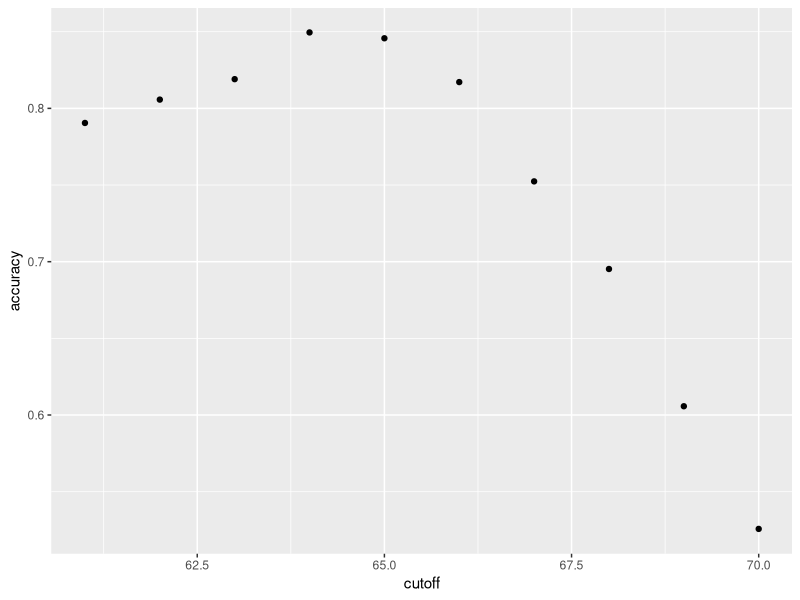
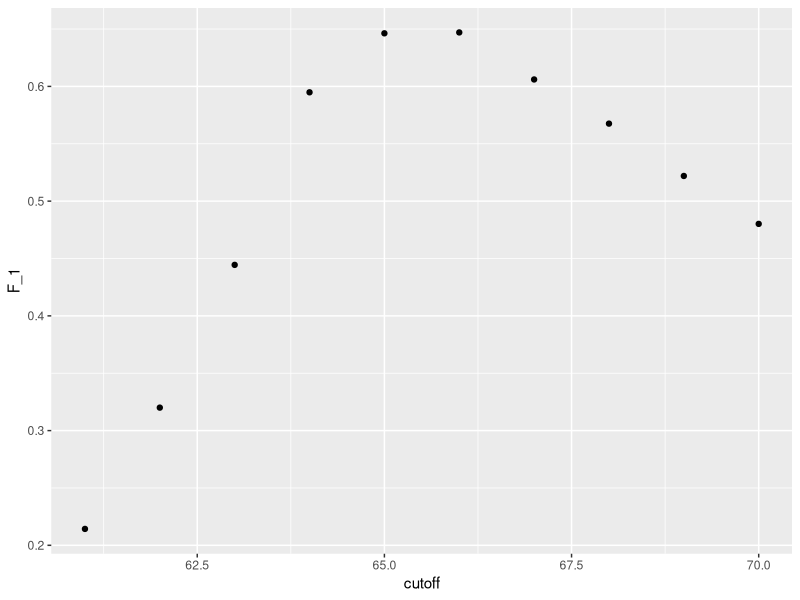
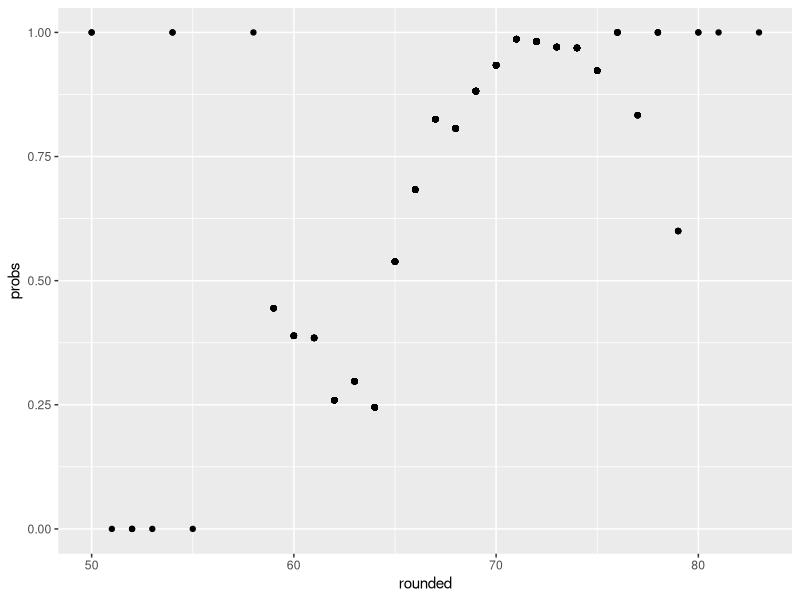
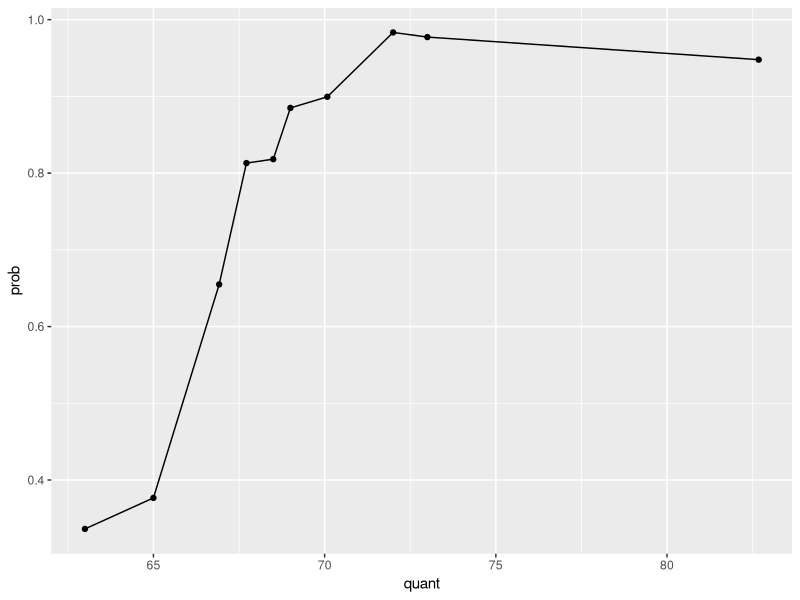
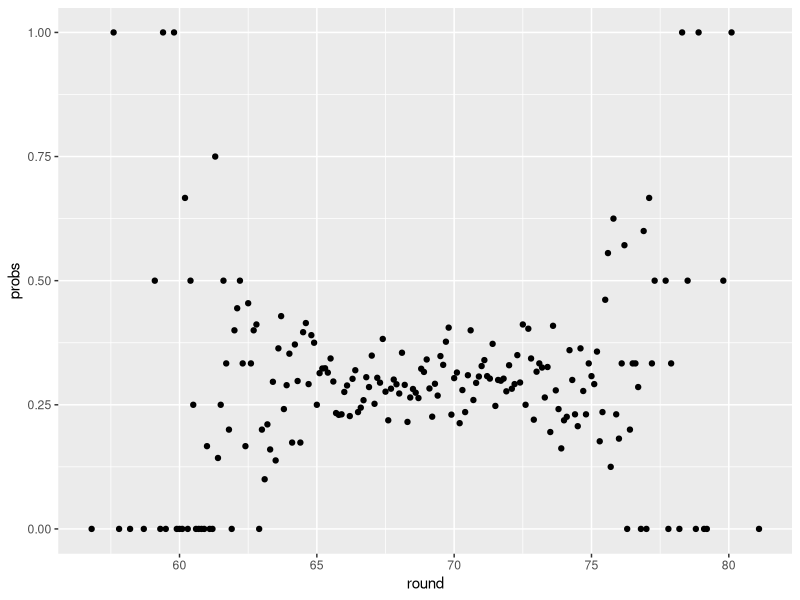

Source code (R) for these figures, in order:
# From ch. 27 of Intro to Data Science
# 
# 1. General goal: predict outcome Y from features X
# 
# 1. 
# Approach differs for categorical or continousos outcomes
# 
# 2. 
# Categorical classification: Y is one of K classes (often indsexed)
# 
# 3. 
# Predicitons either right or wrong
# 4. 
# Decision rule generates classification
# 5. 
# Continuous (prediciton): Function generates predicition of y-hat
# 
# 1. 
# Error is y-hat - y
# 2. 
# Exact outcome not likely
# 2. 
# Train model on observed values, then apply to new ones'

# 
#Predict sex from height
library(tidyverse)
library(dslabs)
library(caret)
library(e1071)
data(heights)

y = heights$sex
x = heights$height

#First, partition data to create training set. This samples indices of half the data once.
#
set.seed(2007)
test_index <- createDataPartition(y, times = 1, p = .5, list = F)

test_set <- heights[test_index, ]
train_set <- heights[-test_index, ]

#Overall accuracy simply measures correct predictions
#
#guessing does not work werll
y_hat <- factor(sample(c("Male", "Female"), length(test_index), replace = T))


mean(y_hat == test_set$sex)

#Male height is taller on average, so try:

y_hat = if_else(x > mean(heights$height[heights$sex == "Male"]) -
                  2 * sd(heights$height[heights$sex == "Male"]),
                "Male", "Female") %>% factor()

#This is a lot more accurate
mean(y == y_hat)

#We should experiment with different cutoff heights and pick the best

cutoff <- seq(61, 70)
accuracy <- map_dbl(cutoff, function(x){
  y_hat <- ifelse(train_set$height > x, "Male", "Female") %>% 
    factor(levels = levels(test_set$sex))
  mean(y_hat == train_set$sex)
})
qplot(cutoff, accuracy)

# So 64 is the best cutoff
max(accuracy)
best = cutoff[which.max(accuracy)]

# Testing on test set confiems the result
y_hat <- ifelse(test_set$height > best, "Male", "Female") %>% 
  factor(levels = levels(test_set$sex))
y_hat <- factor(y_hat)
mean(y_hat == test_set$sex)

# Why is the prediciton so accurate, since 64 inches is the Female mean?
# Construct a confusion matrix comparing predicitons for groups of x
# 
# This SHOULD show we're predicitng too many femalse as Males because 
# Males are much more prevalent in the dataset, but I'm using the wrong one
# 
# Biases in training data result in biased algorithms
table(predicted = y_hat, actual = test_set$sex)

test_set %>% 
  mutate(y_hat = y_hat) %>%
  group_by(sex) %>% 
  summarize(accuracy = mean(y_hat == sex))

# SENSITIVITY vs. SPECIFICITY
# #Sensinitivyt: predict positive as positive, or true positives/false enagtives
# Specificty: predict negative as negative. or true negative/false postiives
# Non-prevalent groups have little impact on overall sensitivity
#confusionMatrix fun computes these metrics for you, with first level as postive
cm <- confusionMatrix(data = y_hat, reference = test_set$sex)

#F-score condenses these metrics to 1 number
#DOuble the product of specificyt asn sensitivty over their sum
#If sensitiviety is more important than specificity or vice veras, we
##can add a beta weight to represent sensitivty's relative importance
##
##F_meas computes F1, wtih beta 1 by default
##
##

cutoff <- seq(61, 70)
F_1 <- map_dbl(cutoff, function(x){
  y_hat <- ifelse(train_set$height > x, "Male", "Female") %>% 
    factor(levels = levels(test_set$sex))
  F_meas(data = y_hat, reference = factor(train_set$sex))
})

#Now 66 is the best cutoff
qplot(cutoff, F_1)

#Sensitivity and specificty are much more balanced
y_hat <- ifelse(test_set$height > best, "Male", "Female") %>% 
  factor(levels = levels(test_set$sex))
sensitivity(data = y_hat, reference = test_set$sex)

specificity(data = y_hat, reference = test_set$sex)

#
##By Baeys' theorem, highly sensitive tests generate many false positives if prevalence is low

#The Receiver Operating Characteristic (ROC) plot plots sensitivity vs false postivies
#
#This code produces one manually comparing guessing against the 66 cutoff
# pROC and plotROC are the packages to use
probs <- seq(0, 1, length.out = 10)
guessing <- map_df(probs, function(p){
  y_hat <- 
    sample(c("Male", "Female"), length(y_hat), replace = TRUE, prob=c(p, 1-p)) %>% 
    factor(levels = c("Female", "Male"))
  list(method = "Guessing",
       FPR = 1 - specificity(y_hat, test_set$sex),
       TPR = sensitivity(y_hat, test_set$sex))
})

#Precision-recall plots plot specificty against sensitivity and are useful
# if stratified by group
# Here are practice height stats
 library(lubridate)
data(reported_heights)
dat <- mutate(reported_heights, date_time = ymd_hms(time_stamp)) %>%
  filter(date_time >= make_date(2016, 01, 25) & 
           date_time < make_date(2016, 02, 1)) %>%
  mutate(type = ifelse(day(date_time) == 25 & hour(date_time) == 8 & 
                         between(minute(date_time), 15, 30),
                       "inclass", "online")) %>% select(sex, type)
x <- dat$type
y <- factor(dat$sex, c("Female", "Male"))

dat %>% group_by(type) %>% 
  summarize(male = mean(sex=="Male"), female = mean(sex == "Female"))

#This algorithm is highly specific but not sensitive becuase females aren't prevalent in the dataset.

test_index <- createDataPartition(y, times = 1, p = .5, list = F)
train_set = dat[test_index,]
test_set = dat[-test_index,]
tapply(train_set$type == "inclass", train_set$sex, mean)
y_hat = factor(if_else(train_set$type =="inclass", "Female", "Male"))
confusionMatrix(data = y_hat, reference = factor(test_set$s))


#CONDITIONAL EXPECTATIONS
#Often, correctly predicting eveyry outcome is impossible, because the same predictor values can be associatied with different outcomes in the data.
#Any function will of course always return the same y for the same x
#
#Howver, we can assume equal observations have a *consistent porbablity* of genreating different outcomes
##Refer to notes
##
##
##Plot conditional probability of being male

rounded <- round(heights$height)
probs <- sapply(rounded, function(x){
  sub <- subset(heights, round(height) == x )
  prob <- mean(sub$sex == "Male")
  prob
})
dat2 <- data.frame(rounded, probs)
dat2 %>%  ggplot(aes(x = rounded, y = probs)) +
  geom_point()

#Now with 10 quantiles for smoothness
quants <- quantile(heights$height, seq(0, 1, 0.1))

probs <- sapply(1:10, function(x){
  sub <- subset(heights, between(heights$height, quants[x], quants[x+1]) )
  prob <- mean(sub$sex == "Male")
  prob
})

dat3 <- data.frame(quant = quants[-1], prob = probs)
dat3 %>%  ggplot(aes(x = quant, y = prob)) +
  geom_point() +
  geom_line()


Sigma <- 9*matrix(c(1,0.5,0.5,1), 2, 2)
dat4 <- MASS::mvrnorm(n = 10000, c(69, 69), Sigma) %>%
  data.frame() %>% setNames(c("x", "y"))

rounded <- round(dat4$x, 1)
mod <- lm(y~ x, data = dat4)
dat4 <-  dat4 %>% mutate(preds = mod$fitted)
probs <- sapply(unique(rounded), function(round){
  subbed <- subset(dat4, round(x, 1) == round)
  prob <- mean(between(subbed$preds, subbed$y-1, subbed$y + 1))
  prob
})
dat5 <- data.frame(round = unique(rounded), probs = probs)
dat5 %>%  ggplot(aes(x = round, y = probs)) +
  geom_point()
